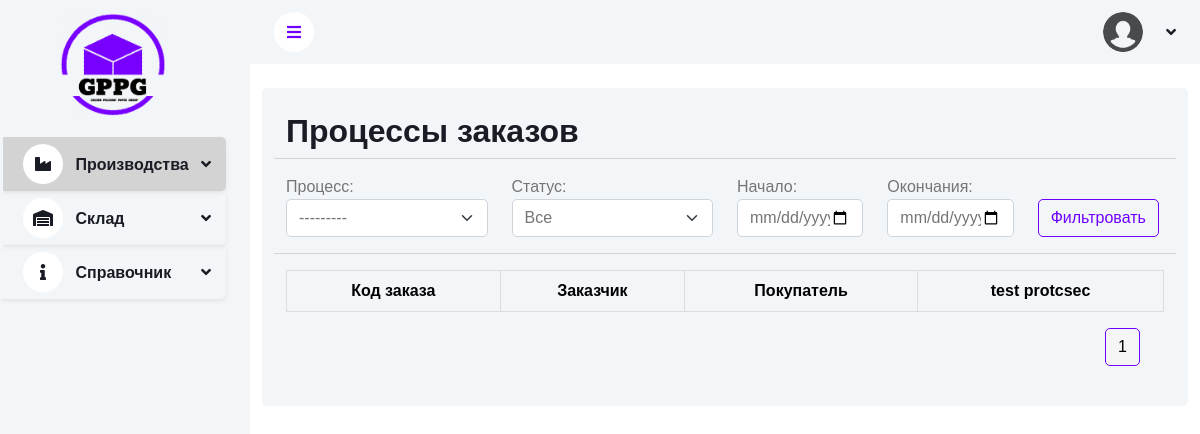
Page /production/process-log-list/ on the earlier database version.
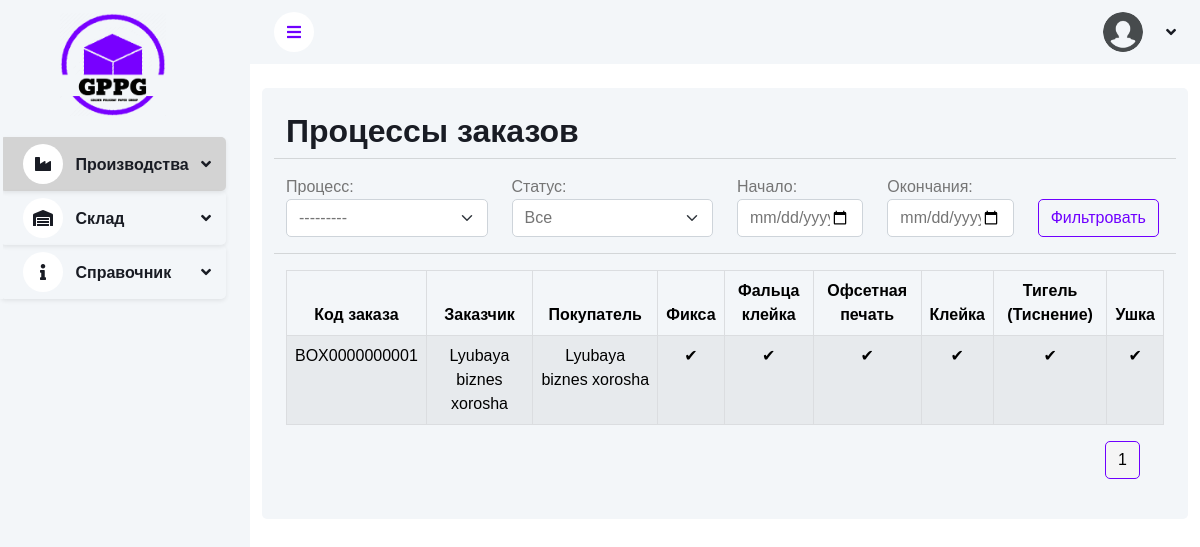
Same page on the later database version.
### apps/production/models.py (models this page shows, shortened)
class Process(models.Model):
	name = models.CharField(max_length=100, unique=True, verbose_name="Название")
	queue = models.PositiveIntegerField(verbose_name="Очеред", blank=True, null=True, default=None)
	def __str__(self):
		return self.name
	class Meta:
		verbose_name = "Процесс"
		verbose_name_plural = "Процессы"

class ProductionOrder(BaseModel):
	class ProductionOrderStatus(models.TextChoices):
		IN_PROGRESS = 'В работе', 'В работе'
		COMPLETED = 'ЗАКОНЧЕНО', 'ЗАКОНЧЕНО'
		NOT_STARTED = 'НОВАЯ', 'НОВАЯ'
		PACKED = 'Упаковано', 'Упаковано'
	code = models.CharField(max_length=20, unique=True, blank=True, verbose_name="Код")
	box_order_detail = models.ForeignKey(BoxOrderDetail, on_delete=models.CASCADE, related_name='production_orders',
										 blank=True, null=True, verbose_name="Детали заказа коробки")
	shipping_date = models.DateField(verbose_name="Дата доставки", null=True, blank=True)
	amount = models.DecimalField(max_digits=10, decimal_places=2, verbose_name="Количество")
	packed_amount = models.DecimalField(max_digits=10, decimal_places=2, default=0, verbose_name="Количество упаковано")
	status = models.CharField(max_length=20, choices=ProductionOrderStatus.choices,
							  default=ProductionOrderStatus.NOT_STARTED, verbose_name="Статус")
	type_of_work = models.ForeignKey(TypeWork, on_delete=models.SET_NULL, null=True, verbose_name="Тип Работы")
	outgoing_material = models.ForeignKey(
		OutgoingMaterial,
		on_delete=models.CASCADE,
		related_name='production_orders_related',
		verbose_name="Исходящая поставка",
		null=True,
		blank=True
	)
	class Meta:
		verbose_name = "Производственный заказ"
		verbose_name_plural = "Производственные заказы"

class BoxOrderDetail(models.Model):
	box_order = models.ForeignKey(BoxOrder, on_delete=models.CASCADE, verbose_name="Заказ коробки")
	box_model = models.ForeignKey(BoxModel, on_delete=models.CASCADE, verbose_name="Модель коробки")
	amount = models.DecimalField(max_digits=10, decimal_places=2, validators=[MinValueValidator(0)],
								 verbose_name="Количество")
	class Meta:
		verbose_name = "Детали заказа коробки"
		verbose_name_plural = "Детали заказов коробок"

class BoxOrder(BaseModel):
	class BoxOrderStatus(models.TextChoices):
		ACCEPT = 'Одобрено', 'Одобрено'
		REJECT = 'Отклонено', 'Отклонено'
		NEW = 'НОВАЯ', 'НОВАЯ'
	class BoxTypeOrder(models.TextChoices):
		SAMPLE = 'Образец', 'Образец'
		EXPORT = 'Экспорт', 'Экспорт'
		INTERNAL_MARKET = 'Внутренный рынок', 'Внутренный рынок'
		SERVICE = 'Услуга', 'Услуга'
	data = models.DateField(editable=True, verbose_name="Дата")
	customer = models.ForeignKey(Firm, models.SET_NULL, verbose_name="Клиент", null=True)
	buyer = models.ForeignKey(Firm, models.SET_NULL, related_name='buyers', verbose_name="Покупатель", null=True)
	status = models.CharField(choices=BoxOrderStatus.choices, default=BoxOrderStatus.NEW, null=True, blank=True,
							  max_length=20, verbose_name="Статус")
	type_order = models.CharField(max_length=100, choices=BoxTypeOrder.choices, verbose_name="Тип заказа")
	specification = models.ForeignKey(Specification, on_delete=models.SET_NULL, null=True, verbose_name="Спецификация")
	manager = models.ForeignKey(CustomUser, on_delete=models.CASCADE, null=True, blank=True, verbose_name="Менеджер")
	date_of_production = models.DateField(editable=True, verbose_name="Дата производства")
	class Meta:
		verbose_name = "Заказ коробки"
		verbose_name_plural = "Заказы коробок"

### apps/info/models.py (models this page shows)
class Firm(BaseModel):
	SUPPLIER = 'supplier'
	CUSTOMER = 'customer'
	BOTH = 'both'
	FIRM_TYPES = [
		(SUPPLIER, 'Поставщик'),
		(CUSTOMER, 'Заказчик'),
		(BOTH, 'Поставщик и Заказчик'),
	]
	code = models.CharField(max_length=10, unique=True, null=True, blank=True, verbose_name="Код")
	name = models.CharField(max_length=150, verbose_name="Название")
	type_firm = models.CharField(max_length=20, choices=FIRM_TYPES, verbose_name="Тип фирмы")
	is_active = models.BooleanField(default=True, null=True, blank=True, verbose_name="Активна")
	legal_address = models.CharField(max_length=150, null=True, blank=True, verbose_name="Юридический адрес")
	actual_address = models.CharField(max_length=150, null=True, blank=True, verbose_name="Фактический адрес")
	phone_number = models.CharField(max_length=13, null=True, blank=True, verbose_name="Номер телефона")
	license_number = models.CharField(max_length=100, null=True, blank=True, verbose_name="Номер лицензии")
	mfo = models.CharField(max_length=5, null=True, blank=True, verbose_name="МФО")
	def __str__(self):
		return self.name
	class Meta:
		verbose_name = "Фирма"
		verbose_name_plural = "Фирмы"

### apps/production/views.py (the view, shortened to what this page needs)
# urls.py: path('process-log-list/', ProcessLogListView.as_view(), name='process_log_list'),
class ProcessLogListView(BaseListView):
	model = ProcessLog
	form_class = ProcessLogFilterForm
	template_name = 'production/process_log_list.html'
	def get_queryset(self):
		form = self.form_class(self.request.GET or None)
		logs = ProcessLog.objects.select_related('production_order', 'process')
		self.form = form
		return logs
	def get_context_data(self, **kwargs):
		context = super().get_context_data(**kwargs)
		processes = Process.objects.all()
		logs = self.get_queryset()
		order_process_status = {}
		production_orders = set()
		for log in logs:
			production_order_id = log.production_order.id
			process_id = log.process.id
			production_orders.add(log.production_order)
			if production_order_id not in order_process_status:
				order_process_status[production_order_id] = {}
			order_process_status[production_order_id][process_id] = True
		page_obj = self.apply_pagination_and_search_by_code(logs, self.request)
		context.update({
			'form': self.form,
			'processes': processes,
			'items': page_obj,
			'order_process_status': order_process_status,
			'production_orders': list(production_orders)
		})
		return context
	def get(self, request, *args, **kwargs):
		context = self.get_context_data()
		return render(request, self.template_name, context)

### apps/production/forms.py
class ProcessLogFilterForm(forms.Form):
	process = forms.ModelChoiceField(queryset=Process.objects.all(), required=False, label='Процесс',
									 widget=forms.Select(attrs={'class': 'form-select'}))
	status = forms.ChoiceField(choices=[('all', 'Все')] + ProductionOrder.ProductionOrderStatus.choices, required=False,
							   label='Статус', widget=forms.Select(attrs={'class': 'form-select'}))
	start_date = forms.DateField(required=False, label='Начало',
								 widget=forms.DateInput(attrs={'class': 'form-control', 'type': 'date'}))
	end_date = forms.DateField(required=False, label='Окончания',
							   widget=forms.DateInput(attrs={'class': 'form-control', 'type': 'date'}))

### apps/production/templatetags/custom_filters.py (called while the page is built)
@register.filter
def get_item(dictionary, key):
	return dictionary.get(key)

### apps/shared/views.py (called while the page is built)
	@staticmethod
	def apply_pagination_and_search_by_code(queryset, request):
		search_query = request.GET.get('search')
		if search_query:
			search_query = search_query.strip()
			queryset = queryset.filter(Q(code__icontains=search_query))
		page_size = request.GET.get("page_size", 12)
		paginator = Paginator(queryset, page_size)
		page_num = request.GET.get("page", 1)
		page_obj = paginator.get_page(page_num)
		return page_obj

### templates/production/process_log_list.html (shortened to what this page needs)
{% extends 'base.html' %}
{% load static %}
{% load custom_filters %}
{% block content %}
    <div class="container-fluid pt-4">
        <div class="row g-4">
            <div class="col-md-12">
                <div class="bg-light rounded p-4">
                    <div class="row">
                        <div class="col-md-6">
                            <h2>Процессы заказов</h2>
                        </div>
                        <div class="col-md-6 d-flex justify-content-end mb-3">
                        </div>
                        <hr>
                        <form method="get">
                            <div class="row mb-3">
                                <div class="col-md-3">
                                    {{ form.process.label_tag }} {{ form.process }}
                                </div>
                                <div class="col-md-3">
                                    {{ form.status.label_tag }} {{ form.status }}
                                </div>
                                <div class="col-md-2">
                                    {{ form.start_date.label_tag }} {{ form.start_date }}
                                </div>
                                <div class="col-md-2">
                                    {{ form.end_date.label_tag }} {{ form.end_date }}
                                </div>
                                <div class="col-md-2 mt-4">
                                    <button class="btn btn-outline-primary" type="submit">Фильтровать</button>
                                </div>
                            </div>
                        </form>
                        <hr>
                        <div class="table-responsive">
                            <table class="table table-bordered table-light table-striped text-center">
                                <thead>
                                <tr>
                                    <th>Код заказа</th>
                                    <th>Заказчик</th>
                                    <th>Покупатель</th>
                                    {% for process in processes %}
                                        <th>{{ process.name }}</th>
                                    {% endfor %}
                                </tr>
                                </thead>
                                <tbody>
                                {% for production_order in production_orders %}
                                    <tr>
                                        <td>{{ production_order.code }}</td>
                                        <td>{{ production_order.box_order_detail.box_order.customer }}</td>
                                        <td>{{ production_order.box_order_detail.box_order.customer }}</td>
                                        {% for process in processes %}
                                            <td>
                                                {% if order_process_status|get_item:production_order.id|get_item:process.id %}
                                                    ✔
                                                {% else %}
                                                    ❌
                                                {% endif %}
                                            </td>
                                        {% endfor %}
                                    </tr>
                                {% endfor %}
                                </tbody>
                            </table>
                        </div>
                        {% include 'base/pagination.html' with items=items %}
                    </div>
                </div>
            </div>
        </div>
    </div>
{% endblock %}

Differences in the rows shown:
removed Process: name "test protcsec", shown under "Процессы заказов"
added Process: name "Фикса"
added Process: name "Фальца клейка"
added Process: name "Офсетная печать"
added Process: name "Клейка"
added Process: name "Тигель (Тиснение)"
added Process: name "Ушка"
added ProductionOrder: code "BOX0000000001", box_order_detail.box_order.customer "Lyubaya biznes xorosha"
